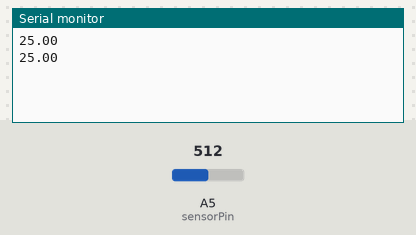
Recording of a sketch running on a simulated Arduino Uno, built with avr-gcc and run on an emulated ATmega328P. On the bench: the last lines printed to the serial monitor. The test bench sets the inputs (shaded band); at power-on: A5 (sensorPin) = 512.

Above: at 1.8 s.
1.9 s: A5 (sensorPin) set to 716
At 2.4 s:
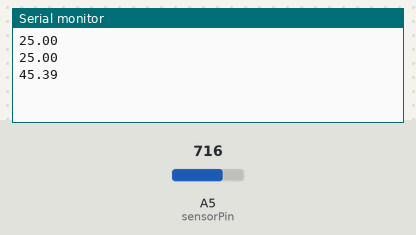
3.4 s: A5 (sensorPin) set to 900
At 4.8 s:
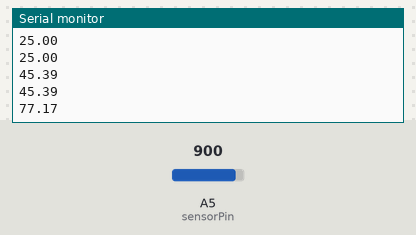
Timing chart, 0 to 6.4 s (numbered marks = the images above; inputs shaded):
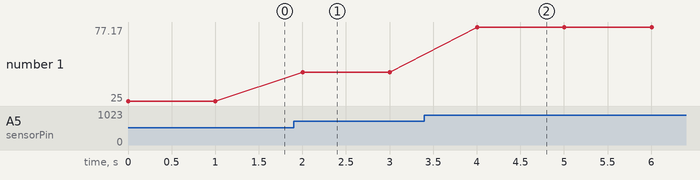

The sketch:

Digital_temp.ino
```cpp
#include <math.h>
int sensorPin = A5;

void setup() {
 Serial.begin(9600);
}

void loop() {
 double temp =  toCelcius(analogRead(sensorPin));
 Serial.println(temp);
 delay(1000);
}

double toKelvin(int value){
  double temp;
  temp = log(10000.0 * ((1024.0 / value - 1)));
  temp = 1 / (0.001129148 + (0.000234125 + (0.0000000876741 * temp * temp )) * temp);
  return temp;
}

double toCelcius(int value){
  double temp;
  temp = toKelvin(value);
  temp = temp - 273.15;

  return temp;
}
```

Measured:
- after the input at 1.9 s, the serial monitor: prints a new line after 0.10 s (image 1)
- after the input at 3.4 s, the serial monitor: prints a new line after 0.60 s (image 2)
- plotted number 1: 25 → 45.39 after the input at 1.9 s, 45.39 → 77.17 after the input at 3.4 s
